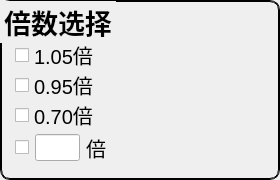
    <widget class="QGroupBox" name="groupBox">
     <property name="minimumSize">
      <size>
       <width>280</width>
       <height>180</height>
      </size>
     </property>
     <property name="font">
      <font>
       <pointsize>20</pointsize>
       <weight>75</weight>
       <bold>true</bold>
      </font>
     </property>
     <property name="styleSheet">
      <string notr="true">QGroupBox{border:2px groove black;border-radius:10px;}


</string>
     </property>
     <property name="title">
      <string>倍数选择</string>
     </property>
     <property name="flat">
      <bool>false</bool>
     </property>
     <property name="checkable">
      <bool>false</bool>
     </property>
     <widget class="QWidget" name="layoutWidget">
      <property name="geometry">
       <rect>
        <x>15</x>
        <y>133</y>
        <width>91</width>
        <height>29</height>
       </rect>
      </property>
      <layout class="QHBoxLayout" name="horizontalLayout">
       <item>
        <widget class="QCheckBox" name="m_checkRate_100">
         <property name="font">
          <font>
           <pointsize>15</pointsize>
          </font>
         </property>
         <property name="text">
          <string/>
         </property>
        </widget>
       </item>
       <item>
        <widget class="QLineEdit" name="m_txtRate_100">
         <property name="font">
          <font>
           <pointsize>12</pointsize>
          </font>
         </property>
        </widget>
       </item>
       <item>
        <widget class="QLabel" name="m_labRate_100">
         <property name="font">
          <font>
           <pointsize>15</pointsize>
          </font>
         </property>
         <property name="text">
          <string>倍</string>
         </property>
        </widget>
       </item>
      </layout>
     </widget>
     <widget class="QCheckBox" name="m_checkRate_105">
      <property name="geometry">
       <rect>
        <x>15</x>
        <y>43</y>
        <width>83</width>
        <height>24</height>
       </rect>
      </property>
      <property name="font">
       <font>
        <pointsize>15</pointsize>
       </font>
      </property>
      <property name="text">
       <string>1.05倍</string>
      </property>
     </widget>
     <widget class="QCheckBox" name="m_checkRate_070">
      <property name="geometry">
       <rect>
        <x>15</x>
        <y>103</y>
        <width>83</width>
        <height>24</height>
       </rect>
      </property>
      <property name="font">
       <font>
        <pointsize>15</pointsize>
       </font>
      </property>
      <property name="text">
       <string>0.70倍</string>
      </property>
     </widget>
     <widget class="QCheckBox" name="m_checkRate_095">
      <property name="geometry">
       <rect>
        <x>15</x>
        <y>73</y>
        <width>83</width>
        <height>24</height>
       </rect>
      </property>
      <property name="font">
       <font>
        <pointsize>15</pointsize>
       </font>
      </property>
      <property name="text">
       <string>0.95倍</string>
      </property>
     </widget>
    </widget>
